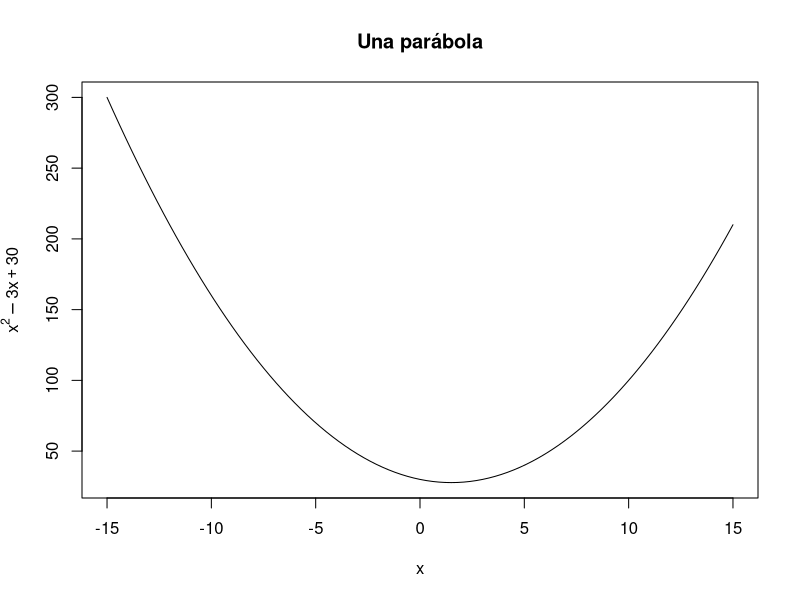
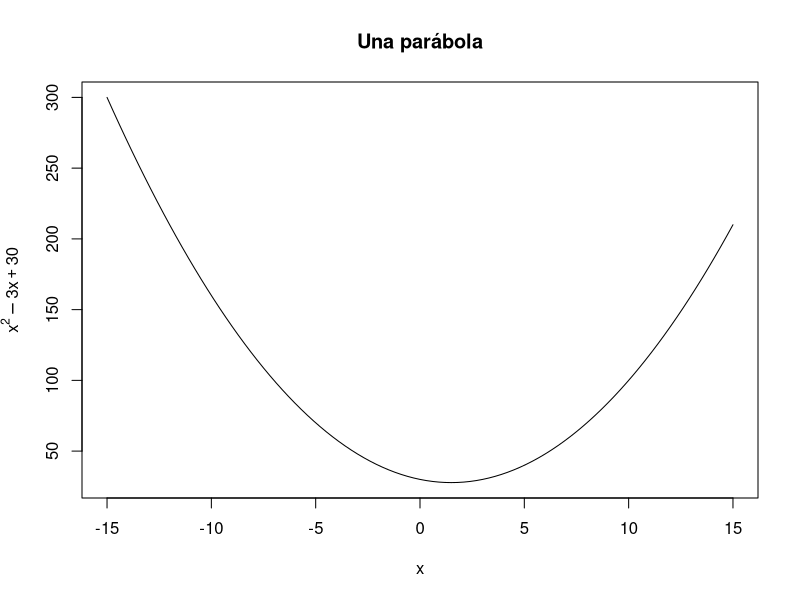
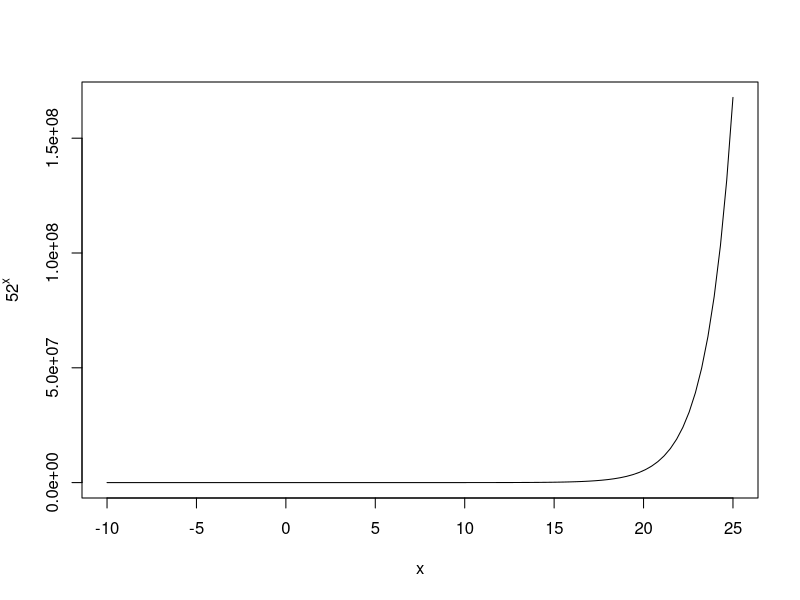
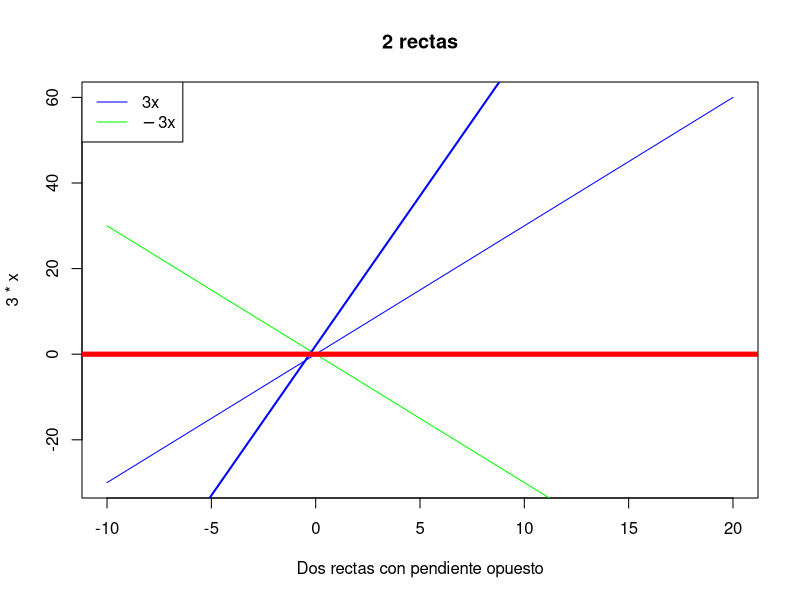

Here is the R script that generated these plots, in order:
## ---- chunk 1
funcion = function(x){x^2-3*x+30}
curve(funcion,xlim = c(-15,15),
      main = "Una parábola",
      xlab = expression(x),
      ylab = expression(y=x^2-3*x+30))

## ---- chunk 2
f = function(x){x^2-3*x+30}
plot(f,xlim = c(-15,15),
      main = "Una parábola",
      xlab = expression(x),
      ylab = expression(y=x^2-3*x+30))
## ---- chunk 3
y = function(x){5 * 2^x}
curve(y,xlim = c(-10,25),
      ylab = expression(5 * 2^x))
## ---- chunk 4
curve(3*x, col = "blue",xlim = c(-10,20),
      main = "2 rectas",
      xlab = "Dos rectas con pendiente opuesto")
curve(-3*x,xlim = c(-10,20),
      col = "green",add = TRUE)
legend("topleft",
       legend = c(expression(3*x),
                  expression(-3*x)),
       lwd = 1,
       col = c("blue","green"))
abline(2,7,col = "blue", lwd = 2)
abline(0,0, col = "red" , lwd = 5)

